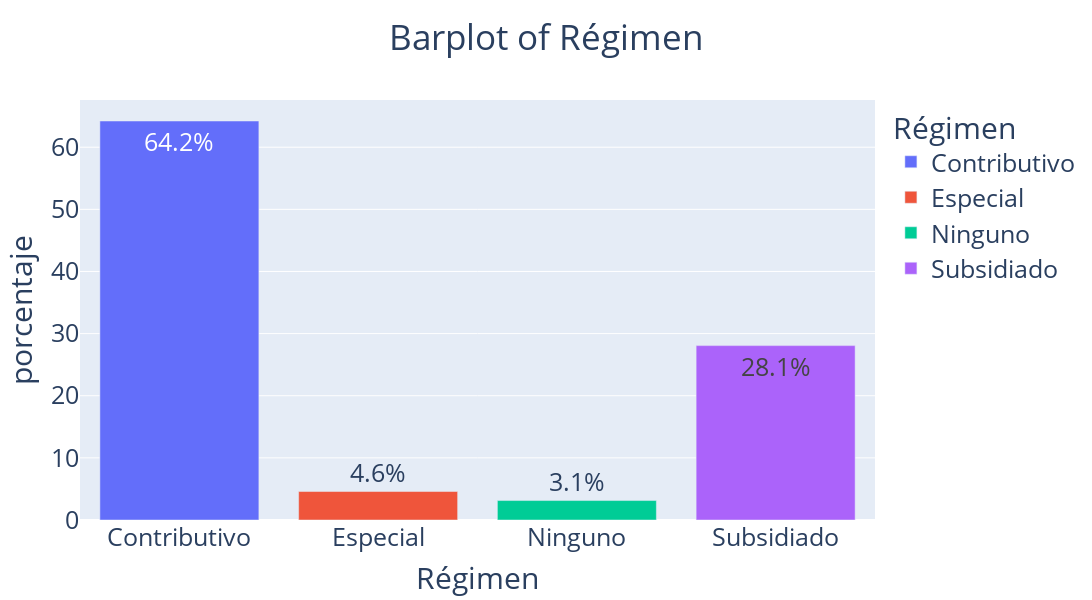

Source (notebook cell):
### Code cell
fig_1 = px.bar(df_regimen, x='Régimen', y='porcentaje', color='Régimen', 
               width=1200, height=600, title='Barplot of Régimen',
               text = df_regimen['porcentaje'].apply(lambda x: '{0:1.1f}%'.format(x))).update_layout(title={'x':0.5}, 
                                         font=dict(size=25))
fig_1.show()

### Figure 1 — Plotly figure (JSON) as saved in the notebook; plotly's stock layout.template omitted (floating-point values rounded to 4 significant figures)
{"data": [{"alignmentgroup": "True", "hovertemplate": "Régimen=%{x}<br>porcentaje=%{y}<br>text=%{text}<extra></extra>", "legendgroup": "Contributivo", "marker": {"color": "#636efa", "pattern": {"shape": ""}}, "name": "Contributivo", "offsetgroup": "Contributivo", "orientation": "v", "showlegend": true, "text": ["64.2%"], "textposition": "auto", "type": "bar", "x": ["Contributivo"], "xaxis": "x", "y": [64.22], "yaxis": "y"}, {"alignmentgroup": "True", "hovertemplate": "Régimen=%{x}<br>porcentaje=%{y}<br>text=%{text}<extra></extra>", "legendgroup": "Especial", "marker": {"color": "#EF553B", "pattern": {"shape": ""}}, "name": "Especial", "offsetgroup": "Especial", "orientation": "v", "showlegend": true, "text": ["4.6%"], "textposition": "auto", "type": "bar", "x": ["Especial"], "xaxis": "x", "y": [4.582], "yaxis": "y"}, {"alignmentgroup": "True", "hovertemplate": "Régimen=%{x}<br>porcentaje=%{y}<br>text=%{text}<extra></extra>", "legendgroup": "Ninguno", "marker": {"color": "#00cc96", "pattern": {"shape": ""}}, "name": "Ninguno", "offsetgroup": "Ninguno", "orientation": "v", "showlegend": true, "text": ["3.1%"], "textposition": "auto", "type": "bar", "x": ["Ninguno"], "xaxis": "x", "y": [3.13], "yaxis": "y"}, {"alignmentgroup": "True", "hovertemplate": "Régimen=%{x}<br>porcentaje=%{y}<br>text=%{text}<extra></extra>", "legendgroup": "Subsidiado", "marker": {"color": "#ab63fa", "pattern": {"shape": ""}}, "name": "Subsidiado", "offsetgroup": "Subsidiado", "orientation": "v", "showlegend": true, "text": ["28.1%"], "textposition": "auto", "type": "bar", "x": ["Subsidiado"], "xaxis": "x", "y": [28.07], "yaxis": "y"}], "layout": {"barmode": "relative", "font": {"size": 25}, "height": 600, "legend": {"title": {"text": "Régimen"}, "tracegroupgap": 0}, "title": {"text": "Barplot of Régimen", "x": 0.5}, "width": 1200, "xaxis": {"anchor": "y", "categoryarray": ["Contributivo", "Especial", "Ninguno", "Subsidiado"], "categoryorder": "array", "domain": [0, 1], "title": {"text": "Régimen"}}, "yaxis": {"anchor": "x", "domain": [0, 1], "title": {"text": "porcentaje"}}}}
